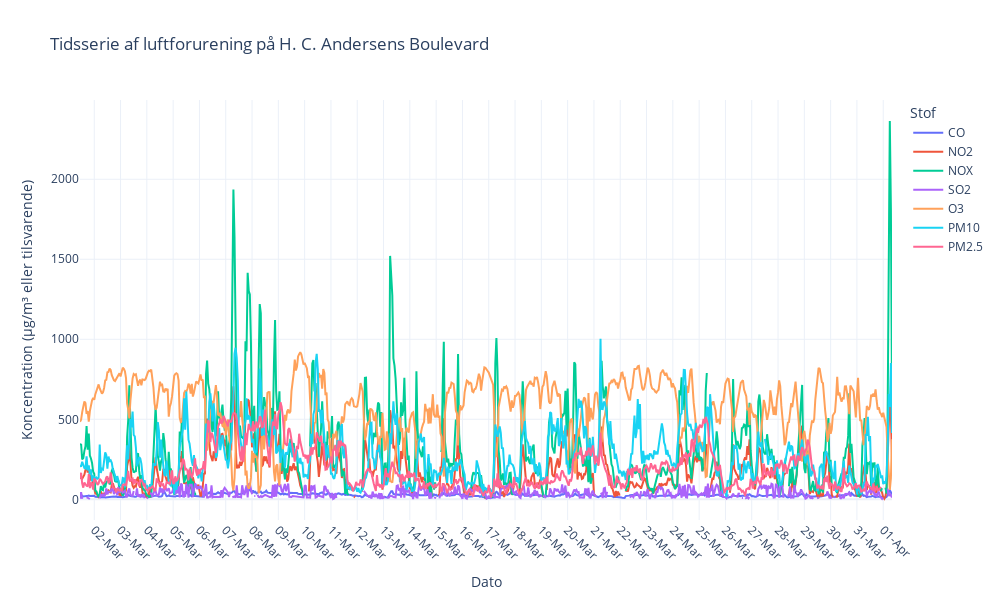

The notebook cell saved with this chart:
### Code cell
plot_luftforurening(df_HC)

### Figure 1 — Plotly figure (JSON) as saved in the notebook; plotly's stock layout.template omitted (floating-point values rounded to 4 significant figures; data arrays with more than 128 entries replaced by an {"elided": "..."} marker saying what was removed)
{"data": [{"mode": "lines", "name": "CO", "type": "scatter", "x": {"elided": "742 str values"}, "y": {"elided": "742 int values"}}, {"mode": "lines", "name": "NO2", "type": "scatter", "x": {"elided": "742 str values"}, "y": {"elided": "742 int values"}}, {"mode": "lines", "name": "NOX", "type": "scatter", "x": {"elided": "742 str values"}, "y": {"elided": "742 int values"}}, {"mode": "lines", "name": "SO2", "type": "scatter", "x": {"elided": "742 str values"}, "y": {"elided": "742 int values"}}, {"mode": "lines", "name": "O3", "type": "scatter", "x": {"elided": "742 str values"}, "y": {"elided": "742 int values"}}, {"mode": "lines", "name": "PM10", "type": "scatter", "x": {"elided": "742 str values"}, "y": {"elided": "742 int values"}}, {"mode": "lines", "name": "PM2.5", "type": "scatter", "x": {"elided": "742 str values"}, "y": {"elided": "742 int values"}}], "layout": {"height": 600, "legend": {"title": {"text": "Stof"}}, "title": {"text": "Tidsserie af luftforurening på H. C. Andersens Boulevard"}, "width": 1000, "xaxis": {"showgrid": true, "tickangle": 45, "ticktext": ["01-Mar", "02-Mar", "03-Mar", "04-Mar", "05-Mar", "06-Mar", "07-Mar", "08-Mar", "09-Mar", "10-Mar", "11-Mar", "12-Mar", "13-Mar", "14-Mar", "15-Mar", "16-Mar", "17-Mar", "18-Mar", "19-Mar", "20-Mar", "21-Mar", "22-Mar", "23-Mar", "24-Mar", "25-Mar", "26-Mar", "27-Mar", "28-Mar", "29-Mar", "30-Mar", "31-Mar", "01-Apr"], "tickvals": ["2025-03-01T00:00:00", "2025-03-02T00:00:00", "2025-03-03T00:00:00", "2025-03-04T00:00:00", "2025-03-05T00:00:00", "2025-03-06T00:00:00", "2025-03-07T00:00:00", "2025-03-08T00:00:00", "2025-03-09T00:00:00", "2025-03-10T00:00:00", "2025-03-11T00:00:00", "2025-03-12T00:00:00", "2025-03-13T00:00:00", "2025-03-14T00:00:00", "2025-03-15T00:00:00", "2025-03-16T00:00:00", "2025-03-17T00:00:00", "2025-03-18T00:00:00", "2025-03-19T00:00:00", "2025-03-20T00:00:00", "2025-03-21T00:00:00", "2025-03-22T00:00:00", "2025-03-23T00:00:00", "2025-03-24T00:00:00", "2025-03-25T00:00:00", "2025-03-26T00:00:00", "2025-03-27T00:00:00", "2025-03-28T00:00:00", "2025-03-29T00:00:00", "2025-03-30T00:00:00", "2025-03-31T00:00:00", "2025-04-01T00:00:00"], "title": {"text": "Dato"}}, "yaxis": {"showgrid": true, "title": {"text": "Koncentration (μg/m³ eller tilsvarende)"}}}}
